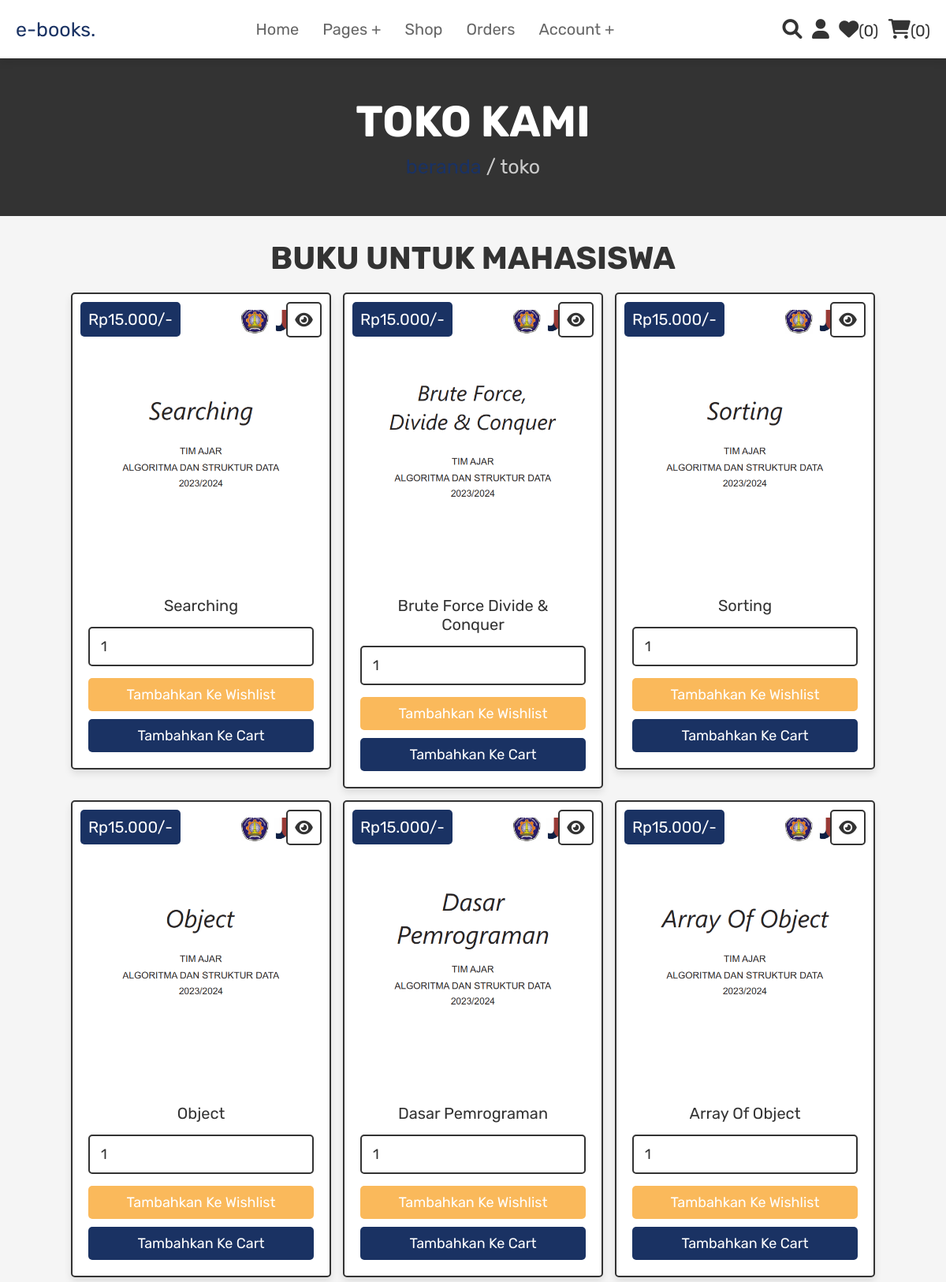
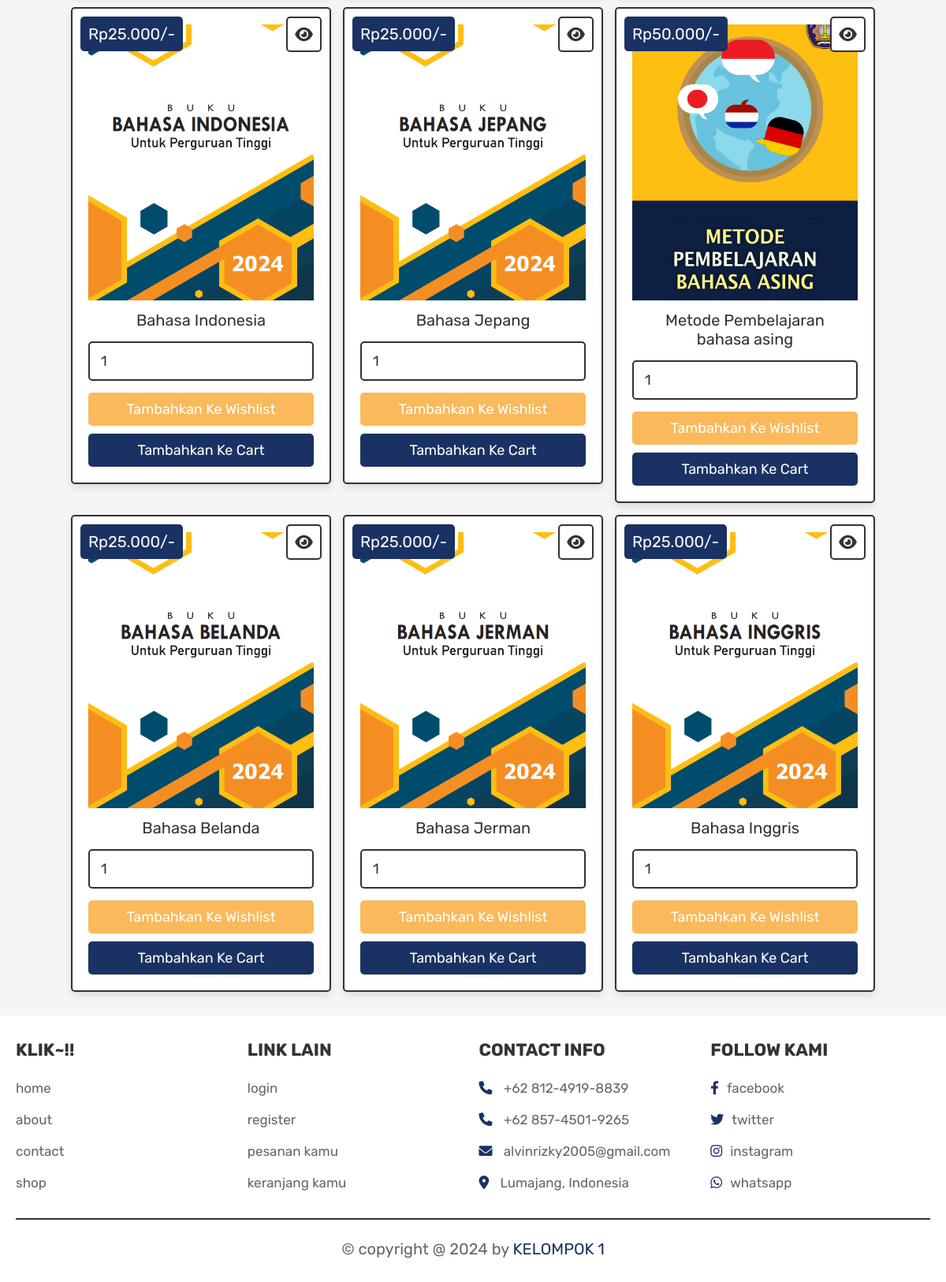
The app's page /shop.php (signed in) with its own data (2 pictures, top to bottom).
### tables this page shows
CREATE TABLE `products` (
  `id` int(100) NOT NULL,
  `name` varchar(100) NOT NULL,
  `details` varchar(500) NOT NULL,
  `price` double(100,3) NOT NULL,
  `image` varchar(100) NOT NULL
);

### shop.php (the view, shortened to what this page needs)
<?php
@include 'config.php';
?>
<!DOCTYPE html>
<html lang="en">
<head>
   <link rel="stylesheet" href="https://cdnjs.cloudflare.com/ajax/libs/font-awesome/6.0.0/css/all.min.css">
   <link rel="stylesheet" href="css/style.css">
</head>
<body>
<?php @include 'header.php'; ?>
<section class="heading">
    <h3>toko kami</h3>
    <p> <a href="home.php">beranda</a> / toko </p>
</section>
<section class="products">
   <h1 class="title">buku untuk mahasiswa</h1>
   <div class="box-container">
      <?php
         $select_products = mysqli_query($conn, "SELECT * FROM `products`") or die('query failed');
         if(mysqli_num_rows($select_products) > 0){
            while($fetch_products = mysqli_fetch_assoc($select_products)){
      ?>
      <form action="" method="POST" class="box">
         <a href="view_page.php?pid=<?php echo $fetch_products['id']; ?>" class="fas fa-eye"></a>
         <div class="price">Rp<?php echo $fetch_products['price']; ?>/-</div>
         <img src="uploaded_img/<?php echo $fetch_products['image']; ?>" alt="" class="image">
         <div class="name"><?php echo $fetch_products['name']; ?></div>
         <input type="number" name="product_quantity" value="1" min="0" class="qty">
         <input type="submit" value="tambahkan ke wishlist" name="add_to_wishlist" class="option-btn">
         <input type="submit" value="tambahkan ke cart" name="add_to_cart" class="btn">
      </form>
      <?php
         }
      }else{
         echo '<p class="empty">belum ada products yang ditambahkan!</p>';
      }
      ?>
   </div>
</section>
<?php @include 'footer.php'; ?>
</body>
</html>

### css/style.css (style rules this page uses)
:root { --blue: #1a3263; --red: #F5564E; --orange: #FAB95B; --black: #333; --white: #fff; --light-color: #666; --light-white: #ccc; --light-bg: #f5f5f5; --border: .2rem solid var(--black); --box-shadow: 0 .5rem 1rem rgba(0, 0, 0, .1); }
* { font-family: 'Rubik', sans-serif; margin: 0; padding: 0; box-sizing: border-box; outline: none; border: none; text-decoration: none; transition: all .2s linear; }
html { font-size: 62.5%; overflow-x: hidden; scroll-behavior: smooth; scroll-padding-top: 6.5rem; }
body { background: var(--light-bg); }
section { padding: 3rem 2rem; }
.btn, .delete-btn, .option-btn { display: inline-block; border-radius: .5rem; margin-top: 1rem; font-size: 1.8rem; color: var(--white); cursor: pointer; padding: 1rem 3rem; text-transform: capitalize; }
.btn { background-color: var(--blue); }
.option-btn { background-color: var(--orange); }
.heading { display: flex; flex-flow: column; align-items: center; justify-content: center; gap: 1rem; background-color: var(--black); text-align: center; min-height: 25vh; }
.heading h3 { font-size: 5.5rem; color: var(--white); text-transform: uppercase; }
.heading p { font-size: 2.5rem; color: var(--light-white); }
.heading p a { color: var(--blue); }
.title { text-align: center; margin-bottom: 2rem; color: var(--black); text-transform: uppercase; font-size: 4rem; }
.products .box-container { max-width: 1200px; margin: 0 auto; display: grid; grid-template-columns: repeat(auto-fit, 33rem); gap: 1.5rem; align-items: flex-start; justify-content: center; }
.products .box-container .box { background-color: var(--white); border: var(--border); box-shadow: var(--box-shadow); border-radius: .5rem; padding: 2rem; text-align: center; position: relative; }
.products .box-container .box .image { height: 35rem; width: 100%; object-fit: cover; }
.products .box-container .box .fa-eye, .products .box-container .box .price { position: absolute; top: 1rem; border-radius: .5rem; }
.products .box-container .box .price { font-size: 2rem; padding: 1rem; background-color: var(--blue); color: var(--white); left: 1rem; }
.products .box-container .box .fa-eye { right: 1rem; height: 4.5rem; width: 4.5rem; line-height: 4.2rem; font-size: 2rem; background-color: var(--white); color: var(--black); border: var(--border); }
.products .box-container .box .name { margin: 1rem; font-size: 2rem; color: var(--black); }
.products .box-container .box .qty { width: 100%; padding: 1.2rem 1.4rem; font-size: 1.8rem; color: var(--black); border: var(--border); border-radius: .5rem; margin: .5rem 0; }
.products .box-container .box .btn, .products .box-container .box .option-btn { width: 100%; }

### records on screen
products: price "15.000", image (picture), name "Searching"
products: price "15.000", image (picture), name "Brute Force Divide & Conquer"
products: price "15.000", image (picture), name "Sorting"
products: price "15.000", image (picture), name "Object"
products: price "15.000", image (picture), name "Dasar Pemrograman"
products: price "15.000", image (picture), name "Array Of Object"
products: price "25.000", image (picture), name "Bahasa Indonesia"
products: price "25.000", image (picture), name "Bahasa Jepang"
products: price "50.000", image (picture), name "Metode Pembelajaran bahasa asing"
products: price "25.000", image (picture), name "Bahasa Belanda"
products: price "25.000", image (picture), name "Bahasa Jerman"
products: price "25.000", image (picture), name "Bahasa Inggris"

### other values on screen
$wishlist_num_rows "0"
$cart_num_rows "0"
